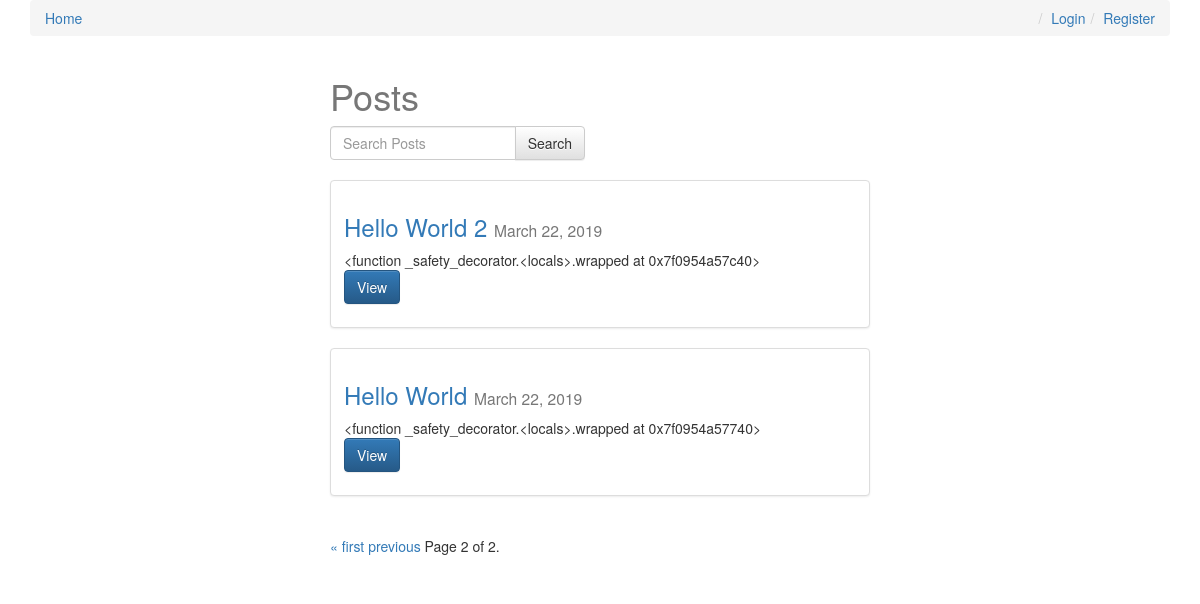
Screenshot of /?page=2 with the database file from the repository.
### posts/models.py (models this page shows, shortened)
class Post(models.Model):
    user = models.ForeignKey(settings.AUTH_USER_MODEL, default=1)
    title = models.CharField(max_length = 120)
    slug = models.SlugField(unique=True)
    image = models.ImageField(upload_to=upload_location, null=True, blank=True,
            width_field="width_field",
            height_field="height_field")
    height_field = models.IntegerField(default=0)
    width_field = models.IntegerField(default=0)
    draft = models.BooleanField(default=False)
    publish = models.DateField(auto_now=False, auto_now_add=False)
    content = models.TextField()
    updated = models.DateTimeField(auto_now = True, auto_now_add = False)
    timestamp = models.DateTimeField(auto_now = False, auto_now_add = True)
    read_time = models.IntegerField(default=0)
    objects = PostManager()
    def get_absolute_url(self):
        return reverse("posts:detail", kwargs={"slug":self.slug})
    class Meta:
        ordering = ["-timestamp","-updated"]
    def get_markdown(self):
        content = self.content
        markdown_text = markdown(content)
        return mark_safe(markdown_text)

### posts/views.py (the view, shortened to what this page needs)
# urls.py: url(r'^$',views.post_list,name="list"),
def post_list(request):
    queryset_list = Post.objects.active()
    if request.user.is_staff or request.user.is_superuser:
        queryset_list = Post.objects.all()
    query = request.GET.get("q")
    paginator = Paginator(queryset_list,4)
    page_request_var = "page"
    page = request.GET.get(page_request_var)
    try:
        queryset = paginator.page(page)
    except PageNotAnInteger:
        queryset = paginator.page(1)
    except EmptyPage:
        queryset = paginator.page(paginator.num_pages)
    context = {
        "object_list": queryset,
        "title" : "Posts",
        "page_request_var":page_request_var,
        "today":timezone.now().date(),
    }
    return render(request,"post_list.html",context)

### posts/models.py (called while the page is built)
    def active(self, *args, **kwargs):
        return super(PostManager,self).filter(draft=False).filter(publish__lte=timezone.now())

### templates/post_list.html (shortened to what this page needs)
{% extends "base.html" %}
{% block content %}
<div class="col-sm-6 col-sm-offset-3">
    <h1>{{title}}</h1>
<form action="" method="GET" class="row">
    <div class="col-sm-6">
        <div class="input-group">
            <input type="text" class="form-control" name="q" value="{{request.GET.q}}" placeholder="Search Posts">
            <span class="input-group-btn">
            <input type="submit" class="btn btn-default" value="Search">
            </span>
        </div>
    </div>
</form>
<br>
{% for obj in object_list %}
<div class="row">
    <div class="col-sm-12">
        <div class="thumbnail">
            <div class="caption  post-detail-item">
                <h3><a href="{{ obj.get_absolute_url }}">{{obj.title }}</a> <small>{{obj.publish}}</small></h3>
                {{obj.get_markdown | truncatechars_html:120}}
                <p><a href="{{ obj.get_absolute_url }}" class="btn btn-primary" role="button">View</a></p>
            </div>
        </div>
    </div>
</div>
{% endfor %}
<div class="pagination">
    <span class="step-links">
        {% if object_list.has_previous %}
            <a href="?{{page_request_var}}=1{% if request.GET.q %}&q={{request.GET.q}}{% endif %}">&laquo; first</a>
            <a href="?{{page_request_var}}={{ object_list.previous_page_number }}{% if request.GET.q %}&q={{request.GET.q}}{% endif %}">previous</a>
        {% endif %}
        <span class="current">
            Page {{ object_list.number }} of {{ object_list.paginator.num_pages }}.
        </span>
    </span>
</div>
</div>
{% endblock content %}

### static/css/base.css (style rules this page uses)
h1 { color: #777777; }

### rows the page displays
Post: title "Hello World 2", publish "March 22, 2019", get_markdown "<function _safety_decorator.<locals>.wrapped at 0x7f0954a57c40>"
Post: title "Hello World", publish "March 22, 2019", get_markdown "<function _safety_decorator.<locals>.wrapped at 0x7f0954a57740>"

### other values shown
{{ title }} "Posts"
{{ object_list.number }} "2"
{{ object_list.paginator.num_pages }} "2"
